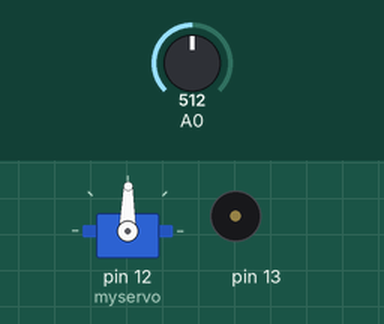
Recording of a sketch running on a simulated Arduino Uno, built with avr-gcc and run on an emulated ATmega328P. On the bench: servo, buzzer (waves = sounding). The inputs (shaded band) are chosen by the test bench; at power-on: A0 = 512. What the sketch prints to the serial monitor is not drawn.

Above: at 1.2 s.
1.3 s: A0 set to 716
At 2.3 s:
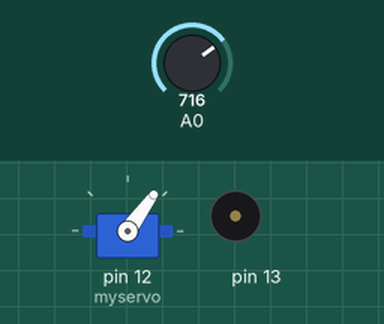
2.8 s: A0 set to 810
At 4.5 s:
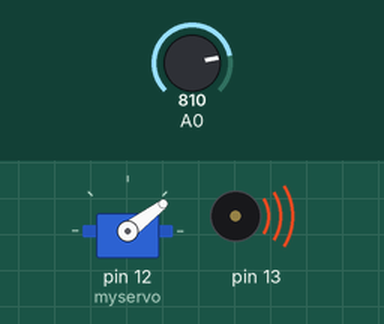
5.3 s: A0 set to 790
At 7.3 s:
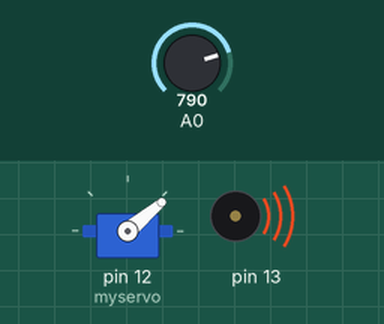
7.6 s: A0 set to 1023
At 9.2 s:
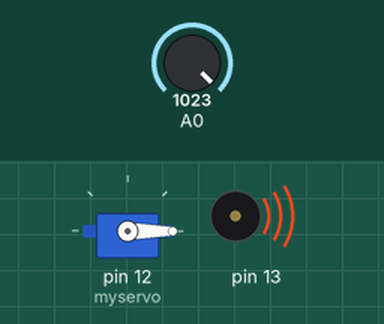
9.8 s: A0 set to 306
At 10.9 s:
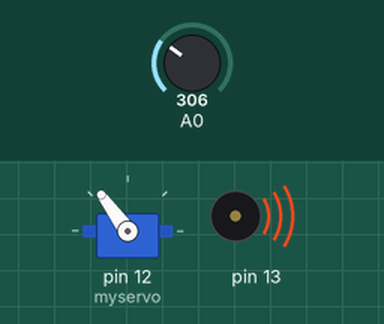
12.0 s: A0 set to 122
At 13.8 s:
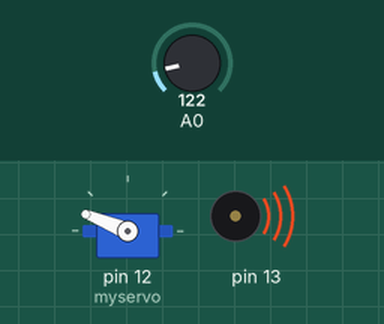
Timing chart, 0 to 15.2 s (numbered marks = the images above; inputs shaded):
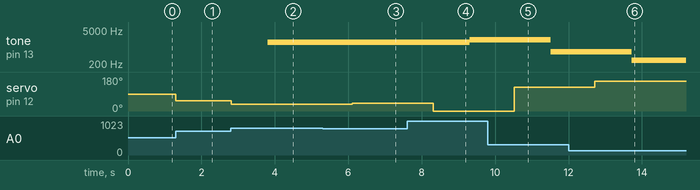

Measured:
- after the input at 1.3 s, servo on pin 12 (myservo): 89° → 54° at once
- after the input at 2.8 s, tone on pin 13: silent → 1593 Hz after 1.0 s; servo on pin 12 (myservo): 54° → 37° at once
- after the input at 5.3 s, tone on pin 13: 1593 Hz → 1555 Hz after 1.8 s; servo on pin 12 (myservo): 37° → 40° after 0.81 s
- after the input at 7.6 s, tone on pin 13: 1555 Hz → 2000 Hz after 1.7 s; servo on pin 12 (myservo): 40° → 0° after 0.72 s
- after the input at 9.8 s, tone on pin 13: 2000 Hz → 633 Hz after 1.7 s; servo on pin 12 (myservo): 0° → 126° after 0.72 s
- after the input at 12.0 s, tone on pin 13: 633 Hz → 282 Hz after 1.7 s; servo on pin 12 (myservo): 126° → 158° after 0.72 s

The sketch:

Arduinoprogram.ino
```cpp
#include <Servo.h>
Servo myservo;

int value;
int servoValue;
int toneValue;
int duration = 500;


void setup()
{
  Serial.begin(9600);
  myservo.attach(12);
  pinMode( 13, OUTPUT);
}

void loop()

{

  value = analogRead(A0);
  servoValue = map(value, 1023, 0, 0, 180);     // 为了让转向跟电位器转法一致 1023-0
  myservo.write(servoValue);
  toneValue = map(value, 0, 1023, 50, 2000);

  if (toneValue >= 800 && toneValue <= 1500) {
    noTone(13);
  }
  else {
    delay(1000);
    tone(13, toneValue);
  }

  Serial.print(value);
  delay(100);

}
```
